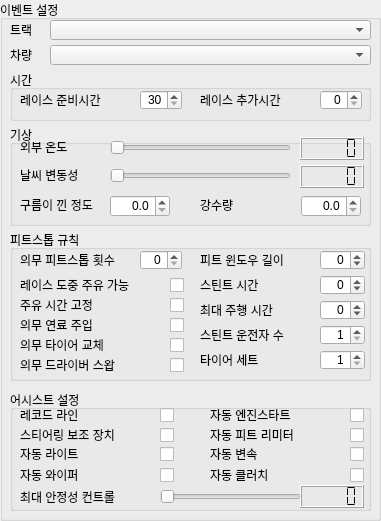
   <widget class="QGroupBox" name="groupBox_event">
    <property name="geometry">
     <rect>
      <x>410</x>
      <y>10</y>
      <width>381</width>
      <height>521</height>
     </rect>
    </property>
    <property name="title">
     <string>이벤트 설정</string>
    </property>
    <widget class="QLabel" name="label_track">
     <property name="geometry">
      <rect>
       <x>10</x>
       <y>20</y>
       <width>30</width>
       <height>20</height>
      </rect>
     </property>
     <property name="text">
      <string>트랙</string>
     </property>
    </widget>
    <widget class="QComboBox" name="comboBox_track">
     <property name="geometry">
      <rect>
       <x>50</x>
       <y>20</y>
       <width>321</width>
       <height>20</height>
      </rect>
     </property>
    </widget>
    <widget class="QLabel" name="label_car">
     <property name="geometry">
      <rect>
       <x>10</x>
       <y>45</y>
       <width>30</width>
       <height>20</height>
      </rect>
     </property>
     <property name="text">
      <string>차량</string>
     </property>
    </widget>
    <widget class="QComboBox" name="comboBox_car">
     <property name="geometry">
      <rect>
       <x>50</x>
       <y>45</y>
       <width>321</width>
       <height>20</height>
      </rect>
     </property>
    </widget>
    <widget class="QGroupBox" name="groupBox_time">
     <property name="geometry">
      <rect>
       <x>10</x>
       <y>70</y>
       <width>361</width>
       <height>51</height>
      </rect>
     </property>
     <property name="title">
      <string>시간</string>
     </property>
     <widget class="QLabel" name="label_preRaceWaitingTimeSeconds">
      <property name="geometry">
       <rect>
        <x>10</x>
        <y>20</y>
        <width>110</width>
        <height>20</height>
       </rect>
      </property>
      <property name="text">
       <string>레이스 준비시간</string>
      </property>
     </widget>
     <widget class="QLabel" name="label_sessionOverTimeSeconds">
      <property name="geometry">
       <rect>
        <x>190</x>
        <y>20</y>
        <width>110</width>
        <height>20</height>
       </rect>
      </property>
      <property name="text">
       <string>레이스 추가시간</string>
      </property>
     </widget>
     <widget class="QSpinBox" name="spinBox_sessionOverTimeSeconds">
      <property name="geometry">
       <rect>
        <x>310</x>
        <y>20</y>
        <width>42</width>
        <height>20</height>
       </rect>
      </property>
      <property name="layoutDirection">
       <enum>Qt::LeftToRight</enum>
      </property>
      <property name="alignment">
       <set>Qt::AlignRight|Qt::AlignTrailing|Qt::AlignVCenter</set>
      </property>
      <property name="maximum">
       <number>180</number>
      </property>
     </widget>
     <widget class="QSpinBox" name="spinBox_preRaceWaitingTimeSeconds">
      <property name="geometry">
       <rect>
        <x>130</x>
        <y>20</y>
        <width>42</width>
        <height>20</height>
       </rect>
      </property>
      <property name="layoutDirection">
       <enum>Qt::LeftToRight</enum>
      </property>
      <property name="alignment">
       <set>Qt::AlignRight|Qt::AlignTrailing|Qt::AlignVCenter</set>
      </property>
      <property name="minimum">
       <number>30</number>
      </property>
      <property name="maximum">
       <number>120</number>
      </property>
     </widget>
    </widget>
    <widget class="QGroupBox" name="groupBox_weather">
     <property name="geometry">
      <rect>
       <x>10</x>
       <y>125</y>
       <width>361</width>
       <height>101</height>
      </rect>
     </property>
     <property name="title">
      <string>기상</string>
     </property>
     <widget class="QLabel" name="label_ambientTemp">
      <property name="geometry">
       <rect>
        <x>10</x>
        <y>12</y>
        <width>100</width>
        <height>20</height>
       </rect>
      </property>
      <property name="text">
       <string>외부 온도</string>
      </property>
     </widget>
     <widget class="QLCDNumber" name="lcdNumber_ambientTemp">
      <property name="geometry">
       <rect>
        <x>290</x>
        <y>12</y>
        <width>64</width>
        <height>23</height>
       </rect>
      </property>
      <property name="font">
       <font>
        <weight>50</weight>
        <bold>false</bold>
       </font>
      </property>
      <property name="segmentStyle">
       <enum>QLCDNumber::Flat</enum>
      </property>
      <property name="value" stdset="0">
       <double>0.000000000000000</double>
      </property>
     </widget>
     <widget class="QSlider" name="horizontalSlider_ambientTemp">
      <property name="geometry">
       <rect>
        <x>100</x>
        <y>12</y>
        <width>181</width>
        <height>22</height>
       </rect>
      </property>
      <property name="minimum">
       <number>10</number>
      </property>
      <property name="maximum">
       <number>35</number>
      </property>
      <property name="orientation">
       <enum>Qt::Horizontal</enum>
      </property>
     </widget>
     <widget class="QSlider" name="horizontalSlider_weatherRandomness">
      <property name="geometry">
       <rect>
        <x>100</x>
        <y>40</y>
        <width>181</width>
        <height>22</height>
       </rect>
      </property>
      <property name="maximum">
       <number>7</number>
      </property>
      <property name="pageStep">
       <number>2</number>
      </property>
      <property name="orientation">
       <enum>Qt::Horizontal</enum>
      </property>
     </widget>
     <widget class="QLabel" name="label_weatherRandomness">
      <property name="geometry">
       <rect>
        <x>10</x>
        <y>40</y>
        <width>100</width>
        <height>20</height>
       </rect>
      </property>
      <property name="text">
       <string>날씨 변동성</string>
      </property>
     </widget>
     <widget class="QLCDNumber" name="lcdNumber_weatherRandomness">
      <property name="geometry">
       <rect>
        <x>290</x>
        <y>40</y>
        <width>64</width>
        <height>23</height>
       </rect>
      </property>
      <property name="segmentStyle">
       <enum>QLCDNumber::Flat</enum>
      </property>
     </widget>
     <widget class="QLabel" name="label_rain">
      <property name="geometry">
       <rect>
        <x>190</x>
        <y>70</y>
        <width>100</width>
        <height>20</height>
       </rect>
      </property>
      <property name="text">
       <string>강수량 </string>
      </property>
     </widget>
     <widget class="QLabel" name="label_cloudLevel">
      <property name="geometry">
       <rect>
        <x>10</x>
        <y>70</y>
        <width>91</width>
        <height>20</height>
       </rect>
      </property>
      <property name="text">
       <string>구름이 낀 정도 </string>
      </property>
     </widget>
     <widget class="QDoubleSpinBox" name="doubleSpinBox_cloudLevel">
      <property name="geometry">
       <rect>
        <x>100</x>
        <y>70</y>
        <width>60</width>
        <height>22</height>
       </rect>
      </property>
      <property name="alignment">
       <set>Qt::AlignRight|Qt::AlignTrailing|Qt::AlignVCenter</set>
      </property>
      <property name="readOnly">
       <bool>false</bool>
      </property>
      <property name="decimals">
       <number>1</number>
      </property>
      <property name="maximum">
       <double>1.000000000000000</double>
      </property>
      <property name="singleStep">
       <double>0.100000000000000</double>
      </property>
     </widget>
     <widget class="QDoubleSpinBox" name="doubleSpinBox_rain">
      <property name="geometry">
       <rect>
        <x>291</x>
        <y>70</y>
        <width>60</width>
        <height>22</height>
       </rect>
      </property>
      <property name="alignment">
       <set>Qt::AlignRight|Qt::AlignTrailing|Qt::AlignVCenter</set>
      </property>
      <property name="readOnly">
       <bool>false</bool>
      </property>
      <property name="decimals">
       <number>1</number>
      </property>
      <property name="maximum">
       <double>1.000000000000000</double>
      </property>
      <property name="singleStep">
       <double>0.100000000000000</double>
      </property>
     </widget>
    </widget>
    <widget class="QGroupBox" name="groupBox_pitstop">
     <property name="geometry">
      <rect>
       <x>10</x>
       <y>230</y>
       <width>361</width>
       <height>151</height>
      </rect>
     </property>
     <property name="toolTip">
      <string/>
     </property>
     <property name="title">
      <string>피트스톱 규칙</string>
     </property>
     <widget class="QLabel" name="label_pitWindowLengthSec">
      <property name="geometry">
       <rect>
        <x>190</x>
        <y>20</y>
        <width>121</width>
        <height>20</height>
       </rect>
      </property>
      <property name="toolTip">
       <string/>
      </property>
      <property name="text">
       <string>피트 윈도우 길이</string>
      </property>
     </widget>
     <widget class="QSpinBox" name="spinBox_pitWindowLengthSec">
      <property name="geometry">
       <rect>
        <x>310</x>
        <y>20</y>
        <width>45</width>
        <height>20</height>
       </rect>
      </property>
      <property name="layoutDirection">
       <enum>Qt::LeftToRight</enum>
      </property>
      <property name="alignment">
       <set>Qt::AlignRight|Qt::AlignTrailing|Qt::AlignVCenter</set>
      </property>
      <property name="minimum">
       <number>-1</number>
      </property>
      <property name="maximum">
       <number>9999</number>
      </property>
      <property name="value">
       <number>0</number>
      </property>
     </widget>
     <widget class="QSpinBox" name="spinBox_driverStintTimeSec">
      <property name="geometry">
       <rect>
        <x>310</x>
        <y>45</y>
        <width>45</width>
        <height>20</height>
       </rect>
      </property>
      <property name="layoutDirection">
       <enum>Qt::LeftToRight</enum>
      </property>
      <property name="alignment">
       <set>Qt::AlignRight|Qt::AlignTrailing|Qt::AlignVCenter</set>
      </property>
      <property name="minimum">
       <number>-1</number>
      </property>
      <property name="maximum">
       <number>9999</number>
      </property>
      <property name="value">
       <number>0</number>
      </property>
     </widget>
     <widget class="QLabel" name="label_driverStintTimeSec">
      <property name="geometry">
       <rect>
        <x>190</x>
        <y>45</y>
        <width>121</width>
        <height>20</height>
       </rect>
      </property>
      <property name="toolTip">
       <string/>
      </property>
      <property name="text">
       <string>스틴트 시간</string>
      </property>
     </widget>
     <widget class="QLabel" name="label_mandatoryPitstopCount">
      <property name="geometry">
       <rect>
        <x>10</x>
        <y>20</y>
        <width>151</width>
        <height>20</height>
       </rect>
      </property>
      <property name="text">
       <string>의무 피트스톱 횟수</string>
      </property>
     </widget>
     <widget class="QLabel" name="label_maxTotalDrivingTime">
      <property name="geometry">
       <rect>
        <x>190</x>
        <y>70</y>
        <width>121</width>
        <height>20</height>
       </rect>
      </property>
      <property name="toolTip">
       <string/>
      </property>
      <property name="text">
       <string>최대 주행 시간</string>
      </property>
     </widget>
     <widget class="QSpinBox" name="spinBox_maxTotalDrivingTime">
      <property name="geometry">
       <rect>
        <x>310</x>
        <y>70</y>
        <width>45</width>
        <height>20</height>
       </rect>
      </property>
      <property name="layoutDirection">
       <enum>Qt::LeftToRight</enum>
      </property>
      <property name="alignment">
       <set>Qt::AlignRight|Qt::AlignTrailing|Qt::AlignVCenter</set>
      </property>
      <property name="minimum">
       <number>-1</number>
      </property>
      <property name="maximum">
       <number>9999</number>
      </property>
     </widget>
     <widget class="QSpinBox" name="spinBox_maxDriversCount">
      <property name="geometry">
       <rect>
        <x>310</x>
        <y>95</y>
        <width>45</width>
        <height>20</height>
       </rect>
      </property>
      <property name="layoutDirection">
       <enum>Qt::LeftToRight</enum>
      </property>
      <property name="alignment">
       <set>Qt::AlignRight|Qt::AlignTrailing|Qt::AlignVCenter</set>
      </property>
      <property name="minimum">
       <number>1</number>
      </property>
      <property name="maximum">
       <number>3</number>
      </property>
     </widget>
     <widget class="QLabel" name="label_maxDriversCount">
      <property name="geometry">
       <rect>
        <x>190</x>
        <y>95</y>
        <width>121</width>
        <height>20</height>
       </rect>
      </property>
      <property name="toolTip">
       <string/>
      </property>
      <property name="text">
       <string>스틴트 운전자 수</string>
      </property>
     </widget>
     <widget class="QLabel" name="label_isRefuellingAllowedInRace">
      <property name="geometry">
       <rect>
        <x>10</x>
        <y>45</y>
        <width>151</width>
        <height>20</height>
       </rect>
      </property>
      <property name="text">
       <string>레이스 도중 주유 가능</string>
      </property>
     </widget>
     <widget class="QCheckBox" name="checkBox_isRefuellingAllowedInRace">
      <property name="geometry">
       <rect>
        <x>160</x>
        <y>45</y>
        <width>20</width>
        <height>20</height>
       </rect>
      </property>
      <property name="text">
       <string/>
      </property>
     </widget>
     <widget class="QCheckBox" name="checkBox_isRefuellingTimeFixed">
      <property name="geometry">
       <rect>
        <x>160</x>
        <y>65</y>
        <width>20</width>
        <height>20</height>
       </rect>
      </property>
      <property name="text">
       <string/>
      </property>
     </widget>
     <widget class="QLabel" name="label_isRefuellingTimeFixed">
      <property name="geometry">
       <rect>
        <x>10</x>
        <y>65</y>
        <width>151</width>
        <height>20</height>
       </rect>
      </property>
      <property name="text">
       <string>주유 시간 고정</string>
      </property>
     </widget>
     <widget class="QLabel" name="label_isMandatoryPitstopRefuellingRequired">
      <property name="geometry">
       <rect>
        <x>10</x>
        <y>85</y>
        <width>151</width>
        <height>20</height>
       </rect>
      </property>
      <property name="text">
       <string>의무 연료 주입</string>
      </property>
     </widget>
     <widget class="QCheckBox" name="checkBox_isMandatoryPitstopRefuellingRequired">
      <property name="geometry">
       <rect>
        <x>160</x>
        <y>85</y>
        <width>20</width>
        <height>20</height>
       </rect>
      </property>
      <property name="text">
       <string/>
      </property>
     </widget>
     <widget class="QLabel" name="label_isMandatoryPitstopTyreChangeRequired">
      <property name="geometry">
       <rect>
        <x>10</x>
        <y>105</y>
        <width>151</width>
        <height>20</height>
       </rect>
      </property>
      <property name="text">
       <string>의무 타이어 교체</string>
      </property>
     </widget>
     <widget class="QCheckBox" name="checkBox_isMandatoryPitstopTyreChangeRequired">
      <property name="geometry">
       <rect>
        <x>160</x>
        <y>105</y>
        <width>20</width>
        <height>20</height>
       </rect>
      </property>
      <property name="text">
       <string/>
      </property>
     </widget>
     <widget class="QCheckBox" name="checkBox_isMandatoryPitstopSwapDriverRequired">
      <property name="geometry">
       <rect>
        <x>160</x>
        <y>125</y>
        <width>20</width>
        <height>20</height>
       </rect>
      </property>
      <property name="text">
       <string/>
      </property>
     </widget>
     <widget class="QLabel" name="label_isMandatoryPitstopSwapDriverRequired">
      <property name="geometry">
       <rect>
        <x>10</x>
        <y>125</y>
        <width>151</width>
        <height>20</height>
       </rect>
      </property>
      <property name="text">
       <string>의무 드라이버 스왑</string>
      </property>
     </widget>
     <widget class="QLabel" name="label_tyreSetCount">
      <property name="geometry">
       <rect>
        <x>190</x>
        <y>120</y>
        <width>121</width>
        <height>20</height>
       </rect>
      </property>
      <property name="toolTip">
       <string/>
      </property>
      <property name="text">
       <string>타이어 세트</string>
      </property>
     </widget>
     <widget class="QSpinBox" name="spinBox_tyreSetCount">
      <property name="geometry">
       <rect>
        <x>310</x>
        <y>120</y>
        <width>45</width>
        <height>20</height>
       </rect>
      </property>
      <property name="layoutDirection">
       <enum>Qt::LeftToRight</enum>
      </property>
      <property name="alignment">
       <set>Qt::AlignRight|Qt::AlignTrailing|Qt::AlignVCenter</set>
      </property>
      <property name="minimum">
       <number>1</number>
      </property>
     </widget>
     <widget class="QSpinBox" name="spinBox_mandatoryPitstopCount">
      <property name="geometry">
       <rect>
        <x>130</x>
        <y>20</y>
        <width>42</width>
        <height>20</height>
       </rect>
      </property>
      <property name="layoutDirection">
       <enum>Qt::LeftToRight</enum>
      </property>
      <property name="alignment">
       <set>Qt::AlignRight|Qt::AlignTrailing|Qt::AlignVCenter</set>
      </property>
      <property name="minimum">
       <number>0</number>
      </property>
      <property name="maximum">
       <number>3</number>
      </property>
     </widget>
    </widget>
    <widget class="QGroupBox" name="groupBox_assist">
     <property name="geometry">
      <rect>
       <x>10</x>
       <y>390</y>
       <width>361</width>
       <height>121</height>
      </rect>
     </property>
     <property name="title">
      <string>어시스트 설정</string>
     </property>
     <widget class="QLabel" name="label_disableIdealLine">
      <property name="geometry">
       <rect>
        <x>10</x>
        <y>15</y>
        <width>70</width>
        <height>20</height>
       </rect>
      </property>
      <property name="text">
       <string>레코드 라인</string>
      </property>
     </widget>
     <widget class="QCheckBox" name="checkBox_disableIdealLine">
      <property name="geometry">
       <rect>
        <x>150</x>
        <y>15</y>
        <width>20</width>
        <height>20</height>
       </rect>
      </property>
      <property name="text">
       <string/>
      </property>
     </widget>
     <widget class="QLabel" name="label_disableAutosteer">
      <property name="geometry">
       <rect>
        <x>10</x>
        <y>35</y>
        <width>110</width>
        <height>20</height>
       </rect>
      </property>
      <property name="text">
       <string>스티어링 보조 장치</string>
      </property>
     </widget>
     <widget class="QCheckBox" name="checkBox_disableAutosteer">
      <property name="geometry">
       <rect>
        <x>150</x>
        <y>35</y>
        <width>20</width>
        <height>20</height>
       </rect>
      </property>
      <property name="text">
       <string/>
      </property>
     </widget>
     <widget class="QLabel" name="label_disableAutoLights">
      <property name="geometry">
       <rect>
        <x>10</x>
        <y>54</y>
        <width>80</width>
        <height>20</height>
       </rect>
      </property>
      <property name="text">
       <string>자동 라이트</string>
      </property>
     </widget>
     <widget class="QCheckBox" name="checkBox_disableAutoLights">
      <property name="geometry">
       <rect>
        <x>150</x>
        <y>54</y>
        <width>20</width>
        <height>20</height>
       </rect>
      </property>
      <property name="text">
       <string/>
      </property>
     </widget>
     <widget class="QLabel" name="label_disableAutoWiper">
      <property name="geometry">
       <rect>
        <x>10</x>
        <y>75</y>
        <width>80</width>
        <height>20</height>
       </rect>
      </property>
      <property name="text">
       <string>자동 와이퍼</string>
      </property>
     </widget>
     <widget class="QCheckBox" name="checkBox_disableAutoWiper">
      <property name="geometry">
       <rect>
        <x>150</x>
        <y>75</y>
        <width>20</width>
        <height>20</height>
       </rect>
      </property>
      <property name="text">
       <string/>
      </property>
     </widget>
     <widget class="QCheckBox" name="checkBox_disableAutoEngineStart">
      <property name="geometry">
       <rect>
        <x>340</x>
        <y>15</y>
        <width>20</width>
        <height>20</height>
       </rect>
      </property>
      <property name="text">
       <string/>
      </property>
     </widget>
     <widget class="QLabel" name="label_disableAutoEngineStart">
      <property name="geometry">
       <rect>
        <x>200</x>
        <y>15</y>
        <width>90</width>
        <height>20</height>
       </rect>
      </property>
      <property name="text">
       <string>자동 엔진스타트</string>
      </property>
     </widget>
     <widget class="QLabel" name="label_disableAutoPitLimiter">
      <property name="geometry">
       <rect>
        <x>200</x>
        <y>35</y>
        <width>90</width>
        <height>20</height>
       </rect>
      </property>
      <property name="text">
       <string>자동 피트 리미터</string>
      </property>
     </widget>
     <widget class="QCheckBox" name="checkBox_disableAutoPitLimiter">
      <property name="geometry">
       <rect>
        <x>340</x>
        <y>35</y>
        <width>20</width>
        <height>20</height>
       </rect>
      </property>
      <property name="text">
       <string/>
      </property>
     </widget>
     <widget class="QCheckBox" name="checkBox_disableAutoGear">
      <property name="geometry">
       <rect>
        <x>340</x>
        <y>54</y>
        <width>20</width>
        <height>20</height>
       </rect>
      </property>
      <property name="text">
       <string/>
      </property>
     </widget>
     <widget class="QLabel" name="label_disableAutoGear">
      <property name="geometry">
       <rect>
        <x>200</x>
        <y>54</y>
        <width>90</width>
        <height>20</height>
       </rect>
      </property>
      <property name="text">
       <string>자동 변속</string>
      </property>
     </widget>
     <widget class="QCheckBox" name="checkBox_disableAutoClutch">
      <property name="geometry">
       <rect>
        <x>340</x>
        <y>75</y>
        <width>20</width>
        <height>20</height>
       </rect>
      </property>
      <property name="text">
       <string/>
      </property>
     </widget>
     <widget class="QLabel" name="label_disableAutoClutch">
      <property name="geometry">
       <rect>
        <x>200</x>
        <y>75</y>
        <width>90</width>
        <height>20</height>
       </rect>
      </property>
      <property name="text">
       <string>자동 클러치</string>
      </property>
     </widget>
     <widget class="QLabel" name="label_stabilityControlLevelMax">
      <property name="geometry">
       <rect>
        <x>10</x>
        <y>97</y>
        <width>110</width>
        <height>20</height>
       </rect>
      </property>
      <property name="text">
       <string>최대 안정성 컨트롤</string>
      </property>
     </widget>
     <widget class="QSlider" name="horizontalSlider_stabilityControlLevelMax">
      <property name="geometry">
       <rect>
        <x>150</x>
        <y>97</y>
        <width>141</width>
        <height>20</height>
       </rect>
      </property>
      <property name="maximum">
       <number>100</number>
      </property>
      <property name="orientation">
       <enum>Qt::Horizontal</enum>
      </property>
     </widget>
     <widget class="QLCDNumber" name="lcdNumber_stabilityControlLevelMax">
      <property name="geometry">
       <rect>
        <x>290</x>
        <y>95</y>
        <width>64</width>
        <height>23</height>
       </rect>
      </property>
      <property name="segmentStyle">
       <enum>QLCDNumber::Flat</enum>
      </property>
     </widget>
    </widget>
   </widget>
